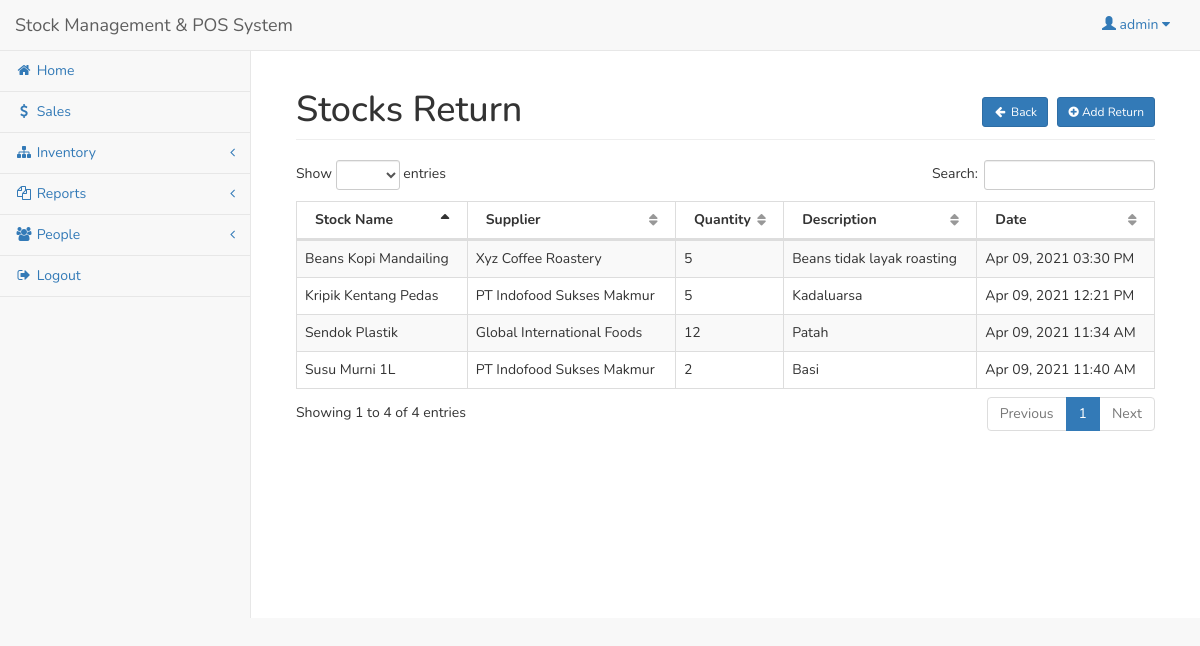
The page /admin/stock_return.php (signed in) on the database its author committed.
### tables this page shows
CREATE TABLE `user` (
  `userid` int(11) NOT NULL,
  `username` varchar(30) NOT NULL,
  `password` varchar(50) NOT NULL,
  `access` int(1) NOT NULL
);

CREATE TABLE `stock_return` (
  `stock_returnid` int(11) NOT NULL,
  `stockid` int(11) NOT NULL,
  `return_qty` int(11) NOT NULL,
  `return_date` datetime NOT NULL,
  `supplierid` int(11) NOT NULL,
  `description` varchar(250) NOT NULL
);

CREATE TABLE `stock` (
  `stockid` int(11) NOT NULL,
  `stock_name` varchar(150) NOT NULL,
  `stock_price` double NOT NULL,
  `stock_qty` int(11) NOT NULL,
  `min_qty` int(11) NOT NULL,
  `supplierid` int(11) NOT NULL
);

CREATE TABLE `supplier` (
  `userid` int(11) NOT NULL,
  `company_name` varchar(50) NOT NULL,
  `company_address` varchar(150) NOT NULL,
  `contact` varchar(50) NOT NULL
);

### admin/session.php (called while the page is built, shortened)
<?php
	include('../conn.php');
	$sq=mysqli_query($conn,"select * from `user` where userid='".$_SESSION['id']."'");
	$srow=mysqli_fetch_array($sq);
	$user=$srow['username'];
?>

### admin/stock_return.php (the view, shortened to what this page needs)
<?php include('session.php'); ?>
<?php include('header.php'); ?>
<body>
<div id="wrapper">
<?php include('navbar.php'); ?>
<div style="height:50px;"></div>
<div id="page-wrapper">
<div class="container-fluid">
	<div class="row">
        <div class="col-lg-12">
            <h1 class="page-header">Stocks Return
				<span class="pull-right">
					<a href="stock.php" class="btn btn-sm btn-primary"><i class="fa fa-arrow-left fa-fw"></i> Back </a>
					<button class="btn btn-primary btn-sm" data-toggle="modal" data-target="#addstockreturn"><i class="fa fa-plus-circle"></i> Add Return </button>
				</span>
			</h1>
        </div>
    </div>
    <div class="row">
        <div class="col-lg-12">
            <table width="100%" class="table table-striped table-bordered table-hover" id="prodTable">
                <thead>
                    <tr>
                        <th>Stock Name</th>
						<th>Supplier</th>
						<th>Quantity</th>
						<th>Description</th>
						<th>Date</th>
                    </tr>
                </thead>
                <tbody>
				<?php
					$sq=mysqli_query($conn,"select * from stock_return left join supplier on supplier.userid=stock_return.supplierid left join stock on stock.stockid=stock_return.stockid order by return_date asc");
					while($sqrow=mysqli_fetch_array($sq)){
					?>
						<tr>
							<td><?php echo $sqrow['stock_name']; ?></td>
							<td><?php echo $sqrow['company_name']; ?></td>
							<td><?php echo $sqrow['return_qty']; ?></td>
							<td><?php echo $sqrow['description']; ?></td>
							<td><?php echo date('M d, Y h:i A',strtotime($sqrow['return_date'])); ?></td>
						</tr>
					<?php
					}
				?>
                </tbody>
            </table>
        </div>
    </div>
</div>
</div>
</div>
</body>
</html>

### admin/navbar.php (shortened to what this page needs)
    <nav class="navbar navbar-default navbar-fixed-top" role="navigation" style="margin-bottom: 0">
        <div class="navbar-header">
<a class="navbar-brand" href="index.php">Stock Management & POS System</a>
        </div>
        <ul class="nav navbar-top-links navbar-right">
            <li class="dropdown">
                <a class="dropdown-toggle" data-toggle="dropdown" href="#">
		<span class="glyphicon glyphicon-user"></span> <?php echo $user; ?> <i class="fa fa-caret-down"></i>
                </a>
            </li>
        </ul>
        <div class="navbar-default sidebar" role="navigation">
            <div class="sidebar-nav navbar-collapse">
                <ul class="nav" id="side-menu">
                    <li>
                        <a href="index.php"><i class="fa fa-home fa-fw"></i> Home </a>
                    </li>
                    <li>
                        <a href="sales_trans.php"><i class="fa fa-usd fa-fw"></i> Sales </a>
                    </li>
                    <li>
                        <a href="#"><i class="fa fa-sitemap fa-fw"></i> Inventory <span class="fa arrow"></span></a>
                    </li>
		<li>
                        <a href="#"><i class="fa fa-copy fa-fw"></i> Reports<span class="fa arrow"></span></a>
                    </li>
                    <li>
                        <a href="#"><i class="fa fa-users fa-fw"></i> People <span class="fa arrow"></span></a>
                    </li>
		<li><a href="#logout" data-toggle="modal"><i class="fa fa-sign-out fa-fw"></i> Logout</a></li>
                </ul>
            </div>
        </div>
    </nav>

### admin/header.php (style rules this page uses)
* { font-family: 'Nunito', sans-serif; }

### rows shown on the page
user: username "admin"
stock_return: stockid.stock_name "Sendok Plastik", supplierid.company_name "Global International Foods", return_qty "12", description "Patah", return_date "Apr 09, 2021 11:34 AM"
stock_return: stockid.stock_name "Susu Murni 1L", supplierid.company_name "PT Indofood Sukses Makmur", return_qty "2", description "Basi", return_date "Apr 09, 2021 11:40 AM"
stock_return: stockid.stock_name "Kripik Kentang Pedas", supplierid.company_name "PT Indofood Sukses Makmur", return_qty "5", description "Kadaluarsa", return_date "Apr 09, 2021 12:21 PM"
stock_return: stockid.stock_name "Beans Kopi Mandailing", supplierid.company_name "Xyz Coffee Roastery", return_qty "5", description "Beans tidak layak roasting", return_date "Apr 09, 2021 03:30 PM"
